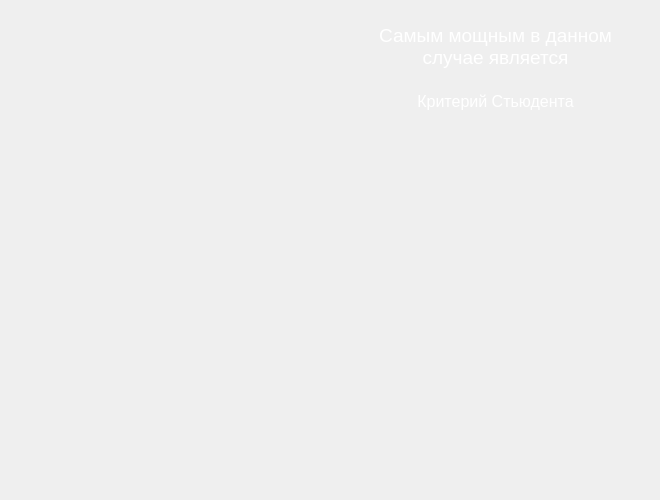
<?xml version="1.0" encoding="UTF-8"?>
<ui version="4.0">
 <class>GeneralPop1</class>
 <widget class="QWidget" name="GeneralPop1">
  <property name="geometry">
   <rect>
    <x>0</x>
    <y>0</y>
    <width>660</width>
    <height>500</height>
   </rect>
  </property>
  <property name="windowTitle">
   <string>Сравнение значений Генеральных совокупностей</string>
  </property>
  <widget class="QTextEdit" name="textEdit_1">
   <property name="enabled">
    <bool>true</bool>
   </property>
   <property name="geometry">
    <rect>
     <x>360</x>
     <y>20</y>
     <width>271</width>
     <height>161</height>
    </rect>
   </property>
   <property name="font">
    <font>
     <pointsize>-1</pointsize>
    </font>
   </property>
   <property name="acceptDrops">
    <bool>true</bool>
   </property>
   <property name="autoFillBackground">
    <bool>false</bool>
   </property>
   <property name="styleSheet">
    <string notr="true">background: transparent;
border: none;
color: white;  /* Цвет текста, например, белый */
font-size: 16px;  /* Размер шрифта */</string>
   </property>
   <property name="readOnly">
    <bool>true</bool>
   </property>
   <property name="html">
    <string>&lt;!DOCTYPE HTML PUBLIC &quot;-//W3C//DTD HTML 4.0//EN&quot; &quot;http://www.w3.org/TR/REC-html40/strict.dtd&quot;&gt;
&lt;html&gt;&lt;head&gt;&lt;meta name=&quot;qrichtext&quot; content=&quot;1&quot; /&gt;&lt;style type=&quot;text/css&quot;&gt;
p, li { white-space: pre-wrap; }
&lt;/style&gt;&lt;/head&gt;&lt;body style=&quot; font-family:'MS Shell Dlg 2'; font-size:16px; font-weight:400; font-style:normal;&quot;&gt;
&lt;p align=&quot;center&quot; style=&quot; margin-top:0px; margin-bottom:0px; margin-left:0px; margin-right:0px; -qt-block-indent:0; text-indent:0px;&quot;&gt;&lt;span style=&quot; font-size:14pt;&quot;&gt;Самым мощным в данном случае является&lt;/span&gt;&lt;/p&gt;
&lt;p align=&quot;center&quot; style=&quot; margin-top:0px; margin-bottom:0px; margin-left:0px; margin-right:0px; -qt-block-indent:0; text-indent:0px;&quot;&gt;&lt;span style=&quot; font-size:14pt;&quot;&gt; &lt;/span&gt;&lt;/p&gt;
&lt;p align=&quot;center&quot; style=&quot; margin-top:0px; margin-bottom:0px; margin-left:0px; margin-right:0px; -qt-block-indent:0; text-indent:0px;&quot;&gt;&lt;span style=&quot; font-size:12pt;&quot;&gt;Критерий Стьюдента&lt;/span&gt;&lt;/p&gt;&lt;/body&gt;&lt;/html&gt;</string>
   </property>
   <property name="acceptRichText">
    <bool>true</bool>
   </property>
  </widget>
  <widget class="QTextEdit" name="textEdit">
   <property name="geometry">
    <rect>
     <x>40</x>
     <y>20</y>
     <width>104</width>
     <height>87</height>
    </rect>
   </property>
   <property name="styleSheet">
    <string notr="true">background: transparent;
border: none;
color: white;  /* Цвет текста, например, белый */
font-size: 16px;  /* Размер шрифта */</string>
   </property>
   <property name="readOnly">
    <bool>true</bool>
   </property>
  </widget>
  <widget class="QWidget" name="buttonContainer" native="true">
   <property name="geometry">
    <rect>
     <x>20</x>
     <y>180</y>
     <width>300</width>
     <height>201</height>
    </rect>
   </property>
   <layout class="QVBoxLayout" name="verticalLayout"/>
  </widget>
  <widget class="QWidget" name="buttonContainer_2" native="true">
   <property name="geometry">
    <rect>
     <x>340</x>
     <y>180</y>
     <width>300</width>
     <height>201</height>
    </rect>
   </property>
   <layout class="QVBoxLayout" name="verticalLayout_2"/>
  </widget>
 </widget>
 <resources/>
 <connections/>
</ui>
